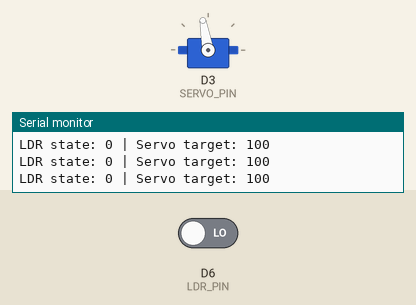
Simulated run of this sketch. Board: ESP8266 (NodeMCU). Shown: servo, the last lines printed to the serial monitor. Inputs (shaded band) come from the test bench; at power-on: D6 (LDR_PIN) LOW.

Above: at 1.8 s.
1.9 s: D6 (LDR_PIN) driven HIGH
At 3.1 s:
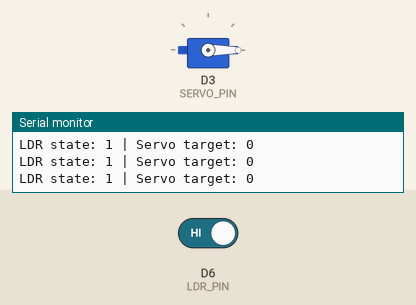
3.5 s: D6 (LDR_PIN) driven LOW
At 4.2 s:
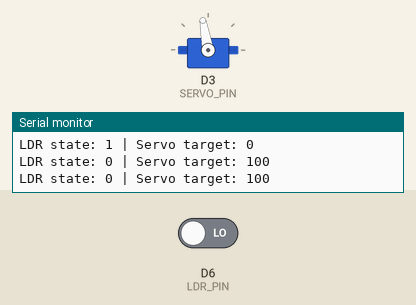
Timing chart, 0 to 6.5 s (numbered marks = the images above; inputs shaded):
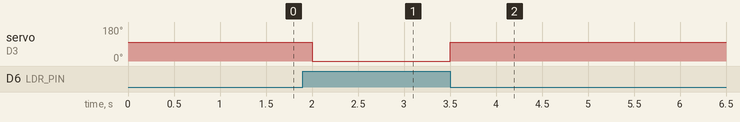

Measured:
- after the input at 1.9 s, servo on D3 (SERVO_PIN): 100° → 0° after 0.10 s
- after the input at 3.5 s, servo on D3 (SERVO_PIN): 0° → 100° at once

The sketch:

LDR_Servo_Position_Test.ino
```cpp
#include <Servo.h>

// Standalone experiment based on the project's separate LDR/servo sketch.
// This is a single-LDR two-position test, not a dual-LDR tracking algorithm.

const uint8_t LDR_PIN = D6;
const uint8_t SERVO_PIN = D3;
const int LIGHT_DETECTED_STATE = LOW;
const int POSITION_WITH_LIGHT = 100;
const int POSITION_WITHOUT_LIGHT = 0;

Servo trackingServo;

void setup() {
  Serial.begin(9600);
  pinMode(LDR_PIN, INPUT);
  trackingServo.attach(SERVO_PIN);
  trackingServo.write(POSITION_WITHOUT_LIGHT);
}

void loop() {
  const int ldrState = digitalRead(LDR_PIN);
  const int targetPosition = (ldrState == LIGHT_DETECTED_STATE)
                                 ? POSITION_WITH_LIGHT
                                 : POSITION_WITHOUT_LIGHT;

  trackingServo.write(targetPosition);

  Serial.print(F("LDR state: "));
  Serial.print(ldrState);
  Serial.print(F(" | Servo target: "));
  Serial.println(targetPosition);

  delay(500);
}
```
